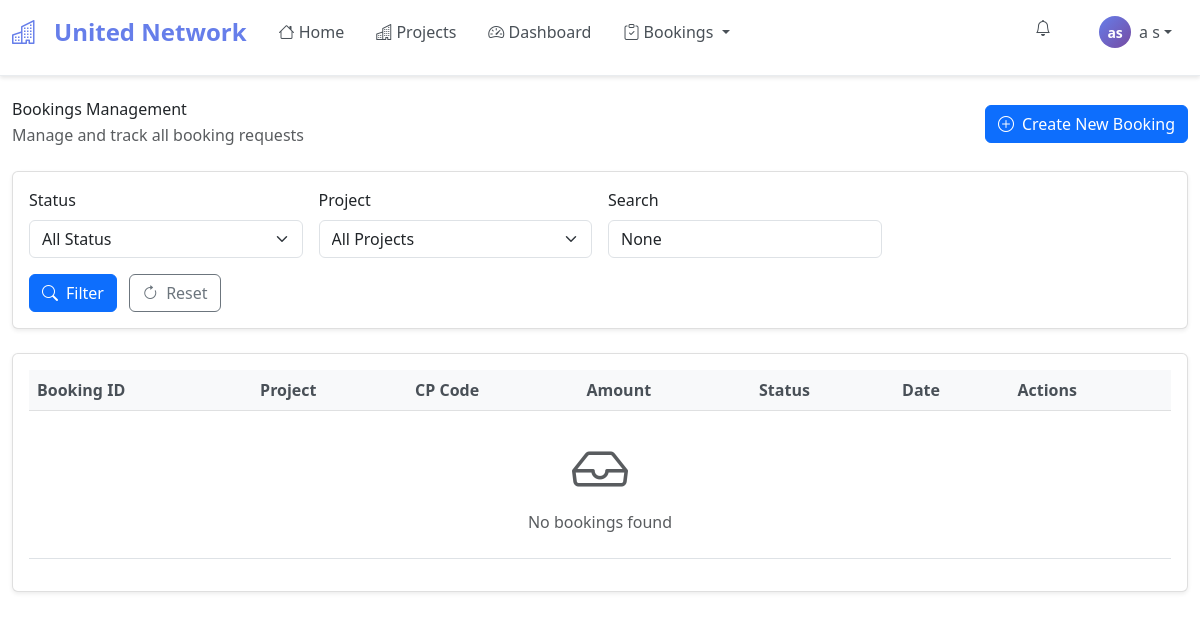
Screenshot of /bookings/ (signed in) with the database file from the repository.
### crm/models.py (models this page shows, shortened)
class User(AbstractUser):
    USER_TYPES = [
        ('super_admin', 'Super Admin'),
        ('admin_l1', 'Admin Level 1'),
        ('admin_l2', 'Admin Level 2'),
        ('admin_l3', 'Admin Level 3'),
        ('cp', 'Channel Partner'),
        ('vp', 'Vice Partner'),
        ('rm', 'Relationship Manager'),
        ('team_head', 'Team Head'),
        ('team_leader', 'Team Leader'),
        ('branch', 'Branch Manager'),
        ('commission_admin', 'Commission Admin'),  # New user type for commission handling
    ]
    phone_number = models.CharField(max_length=15, unique=True)
    user_type = models.CharField(max_length=20, choices=USER_TYPES, default='cp')
    is_verified = models.BooleanField(default=False)
    sponsor = models.ForeignKey('self', on_delete=models.SET_NULL, null=True, blank=True, related_name='sponsored_users')
    level = models.IntegerField(default=1)
    parent_user = models.ForeignKey('self', on_delete=models.SET_NULL, null=True, blank=True, related_name='team_members')
    email_notifications = models.BooleanField(default=True)
    sms_notifications = models.BooleanField(default=True)
    whatsapp_notifications = models.BooleanField(default=True)
    last_login_ip = models.GenericIPAddressField(blank=True, null=True)
    login_count = models.IntegerField(default=0)
    can_act_as_cp = models.BooleanField(default=False)  # For direct bookings
    created_at = models.DateTimeField(auto_now_add=True)
    updated_at = models.DateTimeField(auto_now=True)
    USERNAME_FIELD = 'phone_number'
    REQUIRED_FIELDS = ['username', 'email']

### crm/views.py (the view, shortened to what this page needs)
# urls.py: path('bookings/', views.bookings_list, name='bookings_list'),
@login_required
def bookings_list(request):
    user = request.user
    if is_admin(user):
        bookings = Booking.objects.all()
    elif user.user_type in ['cp', 'vp']:
        bookings = Booking.objects.filter(cp__user=user)
    elif user.user_type == 'branch':
        bookings = Booking.objects.all()
    elif user.user_type == 'team_head':
        bookings = Booking.objects.filter(
            Q(rm=user) | Q(rm__parent_user=user)
        )
    else:
        bookings = Booking.objects.filter(rm=user)
    status = request.GET.get('status')
    project_id = request.GET.get('project')
    cp_id = request.GET.get('cp')
    date_from = request.GET.get('date_from')
    date_to = request.GET.get('date_to')
    search = request.GET.get('search')
    if status:
        bookings = bookings.filter(status=status)
    if project_id:
        bookings = bookings.filter(project_id=project_id)
    if cp_id and is_internal_user(user):
        bookings = bookings.filter(cp_id=cp_id)
    if date_from:
        try:
            from_date = datetime.strptime(date_from, '%Y-%m-%d').date()
            bookings = bookings.filter(created_at__gte=from_date)
        except ValueError:
            pass
    if date_to:
        try:
            to_date = datetime.strptime(date_to, '%Y-%m-%d').date()
            bookings = bookings.filter(created_at__lte=to_date)
        except ValueError:
            pass
    order_by = request.GET.get('order_by', '-created_at')
    valid_order_fields = [
        'created_at', '-created_at', 'booking_id', '-booking_id',
        'customer_name', '-customer_name', 'total_amount', '-total_amount',
        'status', '-status'
    ]
    if order_by in valid_order_fields:
        bookings = bookings.order_by(order_by)
    else:
        bookings = bookings.order_by('-created_at')
    paginator = Paginator(bookings, 20)
    page_number = request.GET.get('page')
    page_obj = paginator.get_page(page_number)
    projects = Project.objects.filter(status='active').order_by('name')
    cps = ChannelPartner.objects.filter(is_active=True).order_by('cp_code')
    show_customer_details = is_admin(user)
    context = {
        'page_obj': page_obj,
        'bookings': page_obj,  # For template compatibility
        'status_choices': Booking.BOOKING_STATUS,
        'projects': projects,
        'cps': cps,
        'show_customer_details': show_customer_details,
        'search_params': {
            'status': status,
            'project': project_id,
            'cp': cp_id,
            'date_from': date_from,
            'date_to': date_to,
            'search': search,
            'order_by': order_by,
        }
    }
    return render(request, 'crm/bookings_list.html', context)

### crm/views.py (called while the page is built)
def is_admin(user):
    return user.user_type in ['super_admin', 'admin_l1', 'admin_l2', 'admin_l3']

### templates/crm/bookings_list.html (shortened to what this page needs)
{% extends 'base.html' %}
{% load custom_filters %}
{% block content %}
<div class="container-fluid py-4">
    <div class="row">
        <div class="col-12">
            <div class="d-flex justify-content-between align-items-center mb-4">
                <div>
                    <h2 class="mb-1">Bookings Management</h2>
                    <p class="text-muted">Manage and track all booking requests</p>
                </div>
                <div>
                    <a href="{% url 'create_booking' %}" class="btn btn-primary">
                        <i class="bi bi-plus-circle me-2"></i>Create New Booking
                    </a>
                </div>
            </div>
            <div class="card mb-4">
                <div class="card-body">
                    <form method="get" class="row g-3">
                        <div class="col-md-3">
                            <label class="form-label">Status</label>
                            <select name="status" class="form-select">
                                <option value="">All Status</option>
                            </select>
                        </div>
                        <div class="col-md-3">
                            <label class="form-label">Project</label>
                            <select name="project" class="form-select">
                                <option value="">All Projects</option>
                            </select>
                        </div>
                        <div class="col-md-3">
                            <label class="form-label">Search</label>
                            <input type="text" name="search" class="form-control" placeholder="Booking ID, Customer..." value="{{ search_params.search }}">
                        </div>
                        <div class="col-12">
                            <button type="submit" class="btn btn-primary">
                                <i class="bi bi-search me-2"></i>Filter
                            </button>
                            <a href="{% url 'bookings_list' %}" class="btn btn-outline-secondary ms-2">
                                <i class="bi bi-arrow-clockwise me-2"></i>Reset
                            </a>
                        </div>
                    </form>
                </div>
            </div>
            <div class="card">
                <div class="card-body">
                    <div class="table-responsive">
                        <table class="table table-hover">
                            <thead class="table-light">
                                <tr>
                                    <th>Booking ID</th>
                                    <th>Project</th>
                                    <th>CP Code</th>
                                    <th>Amount</th>
                                    <th>Status</th>
                                    <th>Date</th>
                                    <th>Actions</th>
                                </tr>
                            </thead>
                            <tbody>
                                {% for booking in bookings %}
                                    <tr>
                                        <td>
                                            <strong>{{ booking.booking_id }}</strong>
                                        </td>
                                        <td>{{ booking.project.name|truncatechars:30 }}</td>
                                        {% if show_customer_details %}
                                            <td>
                                                <div>{{ booking.customer_name }}</div>
                                                <small class="text-muted">{{ booking.customer_phone }}</small>
                                            </td>
                                        {% endif %}
                                        <td>{{ booking.cp.cp_code }}</td>
                                        <td>{{ booking.total_amount|currency }}</td>
                                        <td>
                                            <span class="badge {{ booking.status|badge_class }}">
                                                {{ booking.get_status_display }}
                                            </span>
                                        </td>
                                        <td>{{ booking.created_at|date:"M d, Y" }}</td>
                                        <td>
                                            <div class="btn-group btn-group-sm">
                                                <a href="{% url 'booking_detail' booking.id %}" class="btn btn-outline-primary">
                                                    <i class="bi bi-eye"></i>
                                                </a>
                                                {% if user.user_type in 'admin_l1,admin_l2,admin_l3' and booking.status == 'requested' %}
                                                    <form method="post" action="{% url 'approve_booking' booking.id %}" class="d-inline">
                                                        {% csrf_token %}
                                                        <button type="submit" class="btn btn-outline-success" onclick="return confirm('Approve this booking?')">
                                                            <i class="bi bi-check-circle"></i>
                                                        </button>
                                                    </form>
                                                {% endif %}
                                            </div>
                                        </td>
                                    </tr>
                                {% empty %}
                                    <tr>
                                        <td colspan="8" class="text-center py-4">
                                            <i class="bi bi-inbox display-4 text-muted"></i>
                                            <p class="text-muted mt-2">No bookings found</p>
                                        </td>
                                    </tr>
                                {% endfor %}
                            </tbody>
                        </table>
                    </div>
                </div>
            </div>
        </div>
    </div>
</div>
{% endblock %}

### templates/base.html (shortened to what this page needs)
<!DOCTYPE html>
<html lang="en">
<head>
    <link href="https://cdn.jsdelivr.net/npm/bootstrap@5.3.0/dist/css/bootstrap.min.css" rel="stylesheet">
    <link href="https://cdn.jsdelivr.net/npm/bootstrap-icons@1.10.0/font/bootstrap-icons.css" rel="stylesheet">
    <script src="https://cdn.tailwindcss.com"></script>
</head>
<body>
    <nav class="navbar navbar-expand-lg navbar-light bg-white fixed-top">
        <div class="container-fluid">
           <a class="navbar-brand" href="{% url 'home' %}">
    <i class="bi bi-buildings me-2"></i>
    <span>United Network</span>
</a>
            <div class="collapse navbar-collapse" id="navbarNav">
                <ul class="navbar-nav me-auto">
                    <li class="nav-item">
                        <a class="nav-link" href="{% url 'home' %}">
                            <i class="bi bi-house"></i> Home
                        </a>
                    </li>
                    <li class="nav-item">
                        <a class="nav-link" href="{% url 'projects_list' %}">
                            <i class="bi bi-buildings"></i> Projects
                        </a>
                    </li>
                    {% if user.is_authenticated %}
                        <li class="nav-item">
                            <a class="nav-link" href="{% url 'dashboard' %}">
                                <i class="bi bi-speedometer2"></i> Dashboard
                            </a>
                        </li>
                        <li class="nav-item dropdown">
                            <a class="nav-link dropdown-toggle" href="#" role="button" data-bs-toggle="dropdown">
                                <i class="bi bi-clipboard-check"></i> Bookings
                            </a>
                        </li>
                    {% endif %}
                </ul>
                <ul class="navbar-nav">
                    {% if user.is_authenticated %}
                        <li class="nav-item dropdown me-3">
                            <a class="nav-link position-relative" href="#" role="button" data-bs-toggle="dropdown" id="notificationDropdown">
                                <i class="bi bi-bell"></i>
                            </a>
                        </li>
                        <li class="nav-item dropdown">
                            <a class="nav-link dropdown-toggle d-flex align-items-center" href="#" role="button" data-bs-toggle="dropdown">
                                <div class="user-avatar me-2">
                                    {% if user.first_name and user.last_name %}
                                        {{ user.first_name.0 }}{{ user.last_name.0 }}
                                    {% elif user.first_name %}
                                        {{ user.first_name.0 }}
                                    {% else %}
                                        {{ user.username.0 }}
                                    {% endif %}
                                </div>
                                <span>{{ user.get_full_name|default:user.username }}</span>
                            </a>
                        </li>
                    {% endif %}
                </ul>
            </div>
        </div>
    </nav>
    {% block content %}
    {% endblock %}
    {% load static %}
</body>
</html>

### templates/base.html (style rules this page uses)
body { padding-top: 76px !important; }
.navbar { box-shadow: 0 2px 4px rgba(0,0,0,.1) !important; background-color: #ffffff !important; border-bottom: 1px solid #e9ecef !important; z-index: 9999 !important; min-height: 76px !important; position: fixed !important; top: 0 !important; left: 0 !important; right: 0 !important; width: 100% !important; display: block !important; visibility: visible !important; }
.navbar-brand { font-weight: bold; display: flex; align-items: center; gap: 10px; color: #667eea !important; font-size: 1.5rem; text-decoration: none; }
.navbar-nav .nav-link { color: #495057 !important; font-weight: 500; padding: 0.5rem 1rem !important; transition: all 0.3s ease; }
.navbar-collapse { z-index: 9998 !important; }
.navbar-nav { z-index: 9997 !important; }
.nav-item.dropdown { position: relative !important; }
.navbar * { visibility: visible !important; opacity: 1 !important; }
.user-avatar { width: 32px; height: 32px; border-radius: 50%; background: linear-gradient(135deg, #667eea 0%, #764ba2 100%); display: flex; align-items: center; justify-content: center; color: white; font-weight: bold; font-size: 14px; }
.card { box-shadow: 0 0.125rem 0.25rem rgba(0, 0, 0, 0.075); border: 1px solid rgba(0, 0, 0, 0.125); }
.btn { border-radius: 0.375rem; }
.table th { border-top: none; font-weight: 600; color: #495057; }

### rows the page displays
User: first_name.0 "a", last_name.0 "s", get_full_name "a s"
